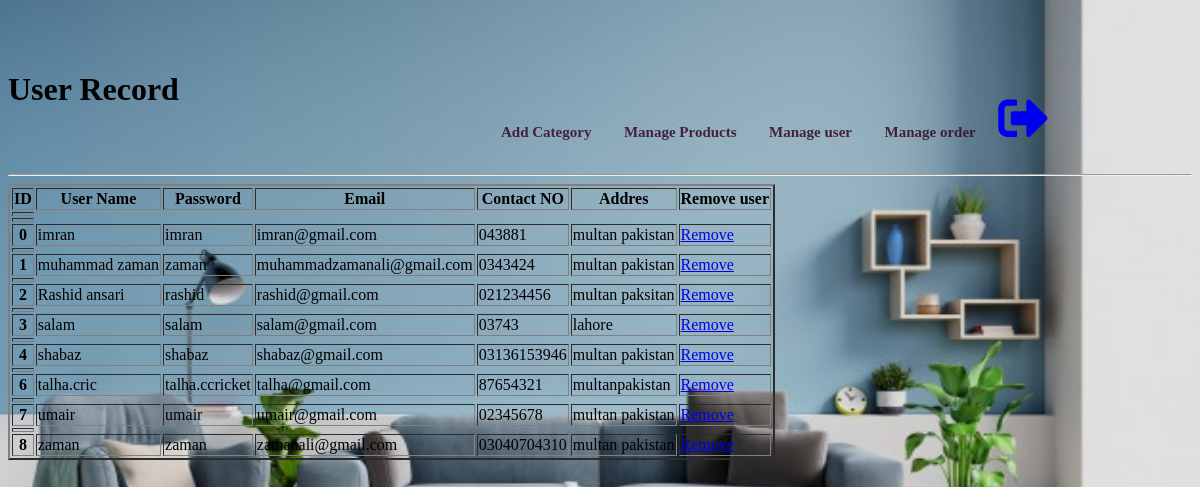
The app's page /manage-user.php with its own data.
### tables this page shows
CREATE TABLE `home` (
  `id` int(11) NOT NULL,
  `username` varchar(30) NOT NULL,
  `password` varchar(30) NOT NULL,
  `email` varchar(50) NOT NULL,
  `contactno` varchar(15) NOT NULL,
  `address` varchar(100) NOT NULL
);

### manage-user.php (the view, shortened to what this page needs)
<!doctype html>
<html>
    <head>
        <link rel="stylesheet" href="style1.css">
        <link rel="stylesheet" href="css/fontawesome.min.css">
        <link rel="stylesheet" href="css/all.min.css">
    </head>
    <body>
        <header class="navigation" >
            <nav class="menu">
                <ul>
                    <strong><li><a href="insertcatogery.php">Add Category</a></li></strong>
                    <strong><li><a href="products.php">Manage Products</a></li></strong>
                    <strong><li><a href="manage-user.php">Manage user</a></li></strong>
                    <strong><li><a href="manage-order.php">Manage order</a></li></strong>
                    <a href="logout.php"><i class="fas fa-sign-out-alt"></i></a>
                </ul>
            </nav><br><br><br><br>
        </header>
        <h1>User Record</h1><br><br>
        <hr>
        <div class="container mt-5">
            <div class="row">
            <table border="2" class="table table-bordered text-center">
                <td>
                    <thead>
                        <tr>
                        <th>ID</th>
                        <th>User Name</th>
                        <th>Password</th>
                        <th>Email</th>
                        <th>Contact NO</th>
                        <th>Addres</th>
                        <th>Remove user</th>
                        </tr>
                    </thead>
                </td>
                        <?php
                        $result = mysqli_query($conn, "SELECT * FROM  home");
                        $data = mysqli_num_rows($result) > 0;
                        if($data)
                        {
                            while($row = mysqli_fetch_array($result))
                            {
                            ?>
                            <div class="col-lg-3 float:center;">
                                <td>
                                    <tbody py-2>
                                        <tr>
                                        <th><?php echo $row['id'] ?></th>
                                        <td><?php echo $row['username'] ?></td>
                                        <td><?php echo $row['password'] ?></td>
                                        <td><?php echo $row['email'] ?></td>
                                        <td><?php echo $row['contactno'] ?></td>
                                        <td><?php echo $row['address'] ?></td>
                                        <td><a href="delet.php">Remove</a></td>
                                        </tr>
                                    </tbody>
                                </td>
                            </div>
                            <?php
                            }
                        }
                        else
                        {
                            echo "NO Record Found";
                        }
                            ?>
            </div>
        </div>
</body>
</html>

### style1.css (style rules this page uses)
body { background-image: url(photo/background\ img.jpg ); background-repeat: no-repeat; background-size: cover; }
.navigation { height: 50px; width: 100%; float: right; }
.menu { width: 70%; height: 70px; color:#030303f6; margin: 5px 3px 5px 3px; float: right; font-size: 50px; padding: 15px 25px 15px 25px ; }
.menu ul { text-align: center; }
.menu ul li { display: inline; list-style: none; }
.menu ul li a { line-height: 70px; font-size: 15px; color: #350826d8; padding: 10px; text-decoration: none; }

### records on screen
home: id "0", username "imran", password "imran", email "imran@gmail.com", contactno "043881", address "multan pakistan"
home: id "1", username "muhammad zaman", password "zaman", email "muhammadzamanali@gmail.com", contactno "0343424", address "multan pakistan"
home: id "2", username "Rashid ansari", password "rashid", email "rashid@gmail.com", contactno "021234456", address "multan paksitan"
home: id "3", username "salam", password "salam", email "salam@gmail.com", contactno "03743", address "lahore"
home: id "4", username "shabaz", password "shabaz", email "shabaz@gmail.com", contactno "03136153946", address "multan pakistan"
home: id "6", username "talha.cric", password "talha.ccricket", email "talha@gmail.com", contactno "87654321", address "multanpakistan"
home: id "7", username "umair", password "umair", email "umair@gmail.com", contactno "02345678", address "multan pakistan"
home: id "8", username "zaman", password "zaman", email "zamanali@gmail.com", contactno "03040704310", address "multan pakistan"
